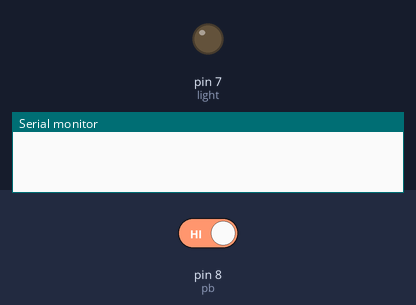
The sketch below on a simulated Arduino Uno, built with avr-gcc and run on an emulated ATmega328P. Parts: output pins drawn as LEDs (lit = HIGH), the last lines printed to the serial monitor. The test bench sets the inputs (shaded band); at power-on: pin 8 (pb) HIGH.

Above: at 1.2 s.
1.3 s: pin 8 (pb) driven LOW
At 2.6 s:
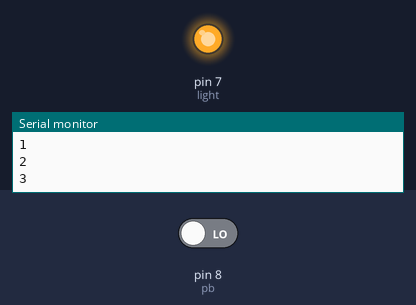
4.3 s: pin 8 (pb) driven HIGH
At 5.7 s:
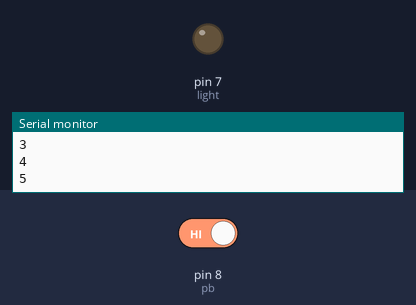
Timing chart, 0 to 7.3 s (numbered marks = the images above; inputs shaded):
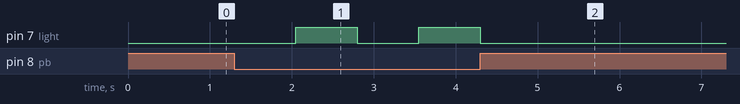

Measured:
- after the input at 1.3 s, pin 7 (light): LOW → HIGH after 0.75 s, → LOW 0.75 s later, → HIGH 0.75 s later
- after the input at 4.3 s, pin 7 (light): goes on until 4.3 s, then stays LOW

The sketch:

HOMEWORK.ino
```cpp
int light = 7;
int pb = 8;
bool i = false;
int time = 0;

void setup() {
  // put your setup code here, to run once:
  pinMode(light, OUTPUT);
  pinMode(pb, INPUT);
  Serial.begin(9600);
}

void loop() {
  if (digitalRead(pb) == LOW) {  //我的按鈕按下時為LOW
    time++;
    delay(150);
    Serial.println(time);
  }

  while (time != 0 && time % 5 == 0) {  //要不等於0且被5除等於0才能進入
    time = 0;
    i = !i;                             //進入後先把 i 轉換
    if (i == true) {
      digitalWrite(light, HIGH);
    } else {
      digitalWrite(light, LOW);
    }
  }
}
```
